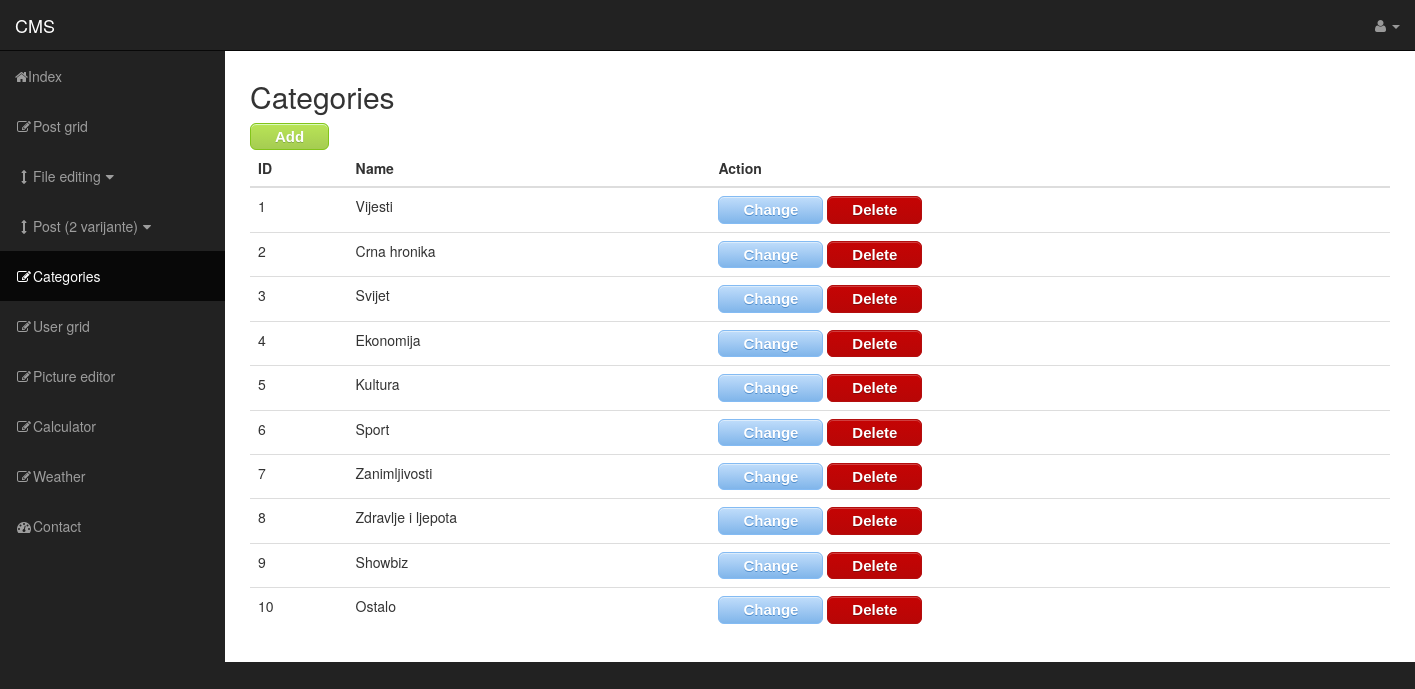
The page /categories.php (signed in) on the database as committed earlier.
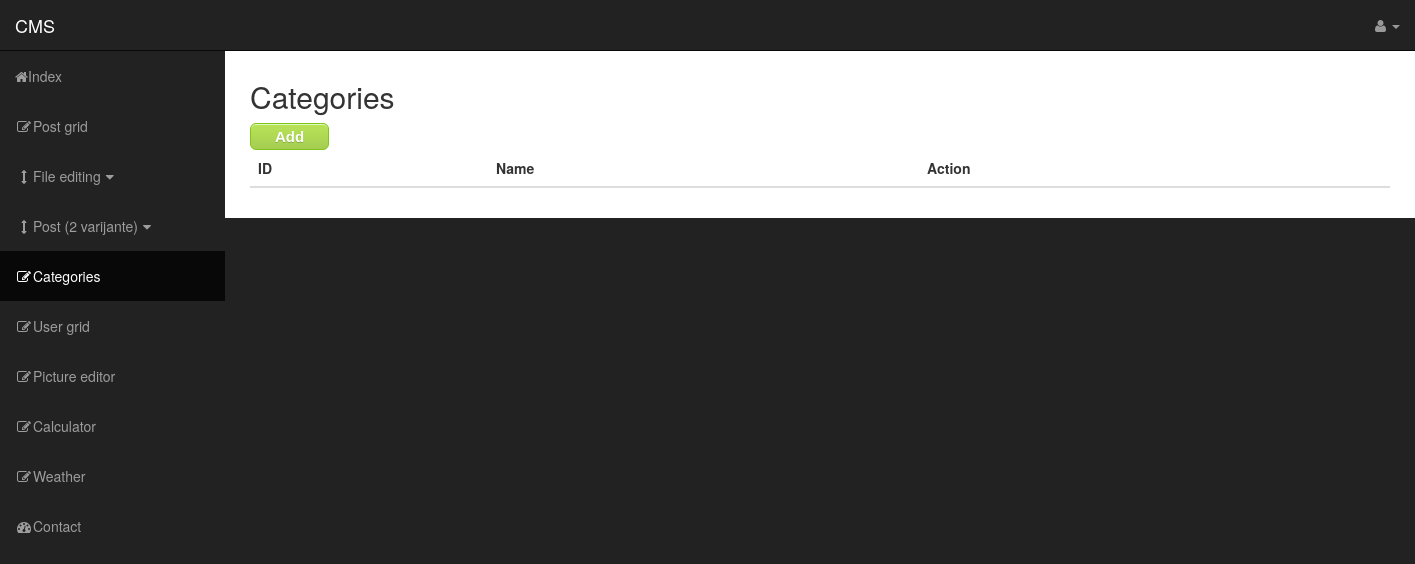
The same page on the database as committed later.
### tables this page shows
CREATE TABLE IF NOT EXISTS `categories` (
  `category_id` int(11) NOT NULL AUTO_INCREMENT,
  `category_name` varchar(100) DEFAULT NULL,
  `parent_id` int(11) DEFAULT '0',
  PRIMARY KEY (`category_id`)
);

### categories.php (the view, shortened to what this page needs)
<?php
include('includes/config.php');
include('includes/header.php');
include('includes/nav.php');
?>
<div class="container">
  <h2>Categories</h2>
  <a href="cattegoryedit.php" class="myButtonAdd"> Add </a>
  <table class="table">
    <thead>
      <tr>
        <th>ID</th>
        <th>Name</th>
        <th>Action</th>
      </tr>
    </thead>
    <tbody>
	<?php
	  $stmt = $dbObject->query('SELECT * FROM categories');
	  while($row = $stmt->fetch(PDO::FETCH_ASSOC)) : ?>
      <tr>
        <td><?php echo $row['category_id']; ?></td>
        <td><?php echo $row['category_name']; ?></td>
        <td> <a href="cattegoryedit.php?id=<?php echo $row['category_id']; ?>" class="myButtonChange">Change</a> <a <a href="categories.php?action=delete&id=<?php echo $row['category_id']; ?>" class="myButtonDelete">Delete</a></td>
      </tr>
	 <?php endwhile;?>
    </tbody>
  </table>
</div>
<?php
include('includes/footer.php');
?>

### includes/header.php (shortened to what this page needs)
<!DOCTYPE html>
<html lang="en">
<head>
    <link href='css/bootstrap.min.css' rel="stylesheet">
    <link href='css/sb-admin.css' rel="stylesheet">
    <link href='css/plugins/morris.css' rel="stylesheet">
    <link href='css/font-awesome.min.css' rel="stylesheet" type="text/css">
		<link rel="stylesheet" type="text/css" href="https://cdnjs.cloudflare.com/ajax/libs/weather-icons/2.0.10/css/weather-icons-wind.min.css">
		<link rel="stylesheet" type="text/css" href="https://cdnjs.cloudflare.com/ajax/libs/weather-icons/2.0.10/css/weather-icons.min.css">
		<link rel="stylesheet" type="text/css" href="https://cdnjs.cloudflare.com/ajax/libs/weather-icons/2.0.10/font/weathericons-regular-webfont.eot">
		<link rel="stylesheet" type="text/css" href="https://cdnjs.cloudflare.com/ajax/libs/weather-icons/2.0.10/font/weathericons-regular-webfont.svg">
		<link rel="stylesheet" type="text/css" href="https://cdnjs.cloudflare.com/ajax/libs/weather-icons/2.0.10/font/weathericons-regular-webfont.ttf">
		<link rel="stylesheet" type="text/css" href="https://cdnjs.cloudflare.com/ajax/libs/weather-icons/2.0.10/font/weathericons-regular-webfont.woff">
		<link rel="stylesheet" type="text/css" href="https://cdnjs.cloudflare.com/ajax/libs/weather-icons/2.0.10/font/weathericons-regular-webfont.woff2">
		<link rel="stylesheet" type="text/css" href="css/style.css" media="all" />
		<link rel="stylesheet" type="text/css" href="css/myButton.css" />
		<link rel="stylesheet" type="text/css" href="css/myButton1.css" />
</head>
<body>

### includes/nav.php (shortened to what this page needs)
  <div id="wrapper">
        <nav class="navbar navbar-inverse navbar-fixed-top" role="navigation">
            <div class="navbar-header">
                <a class="navbar-brand" href="index.php">CMS</a>
            </div>
            <ul class="nav navbar-right top-nav">
                <li class="dropdown">
                    <a href="#" class="dropdown-toggle" data-toggle="dropdown"><i class="fa fa-user"></i><?php echo " ".$_SESSION['username'] ?> <b class="caret"></b></a>
                </li>
            </ul>
            <div class="collapse navbar-collapse navbar-ex1-collapse">
                <ul class="nav navbar-nav side-nav">
                    <li class="<?php if (basename($_SERVER['PHP_SELF'])=="index.php") {echo "active";} else {echo "noactive";}?>">
                        <a href="index.php"><i class="fa fa-home"></i>Index</a>
                    </li>
                    <li class="<?php if (basename($_SERVER['PHP_SELF'])=="forms.php") {echo "active";} else {echo "noactive";}?>">
                        <a href="forms.php"><i class="fa fa-fw fa-edit"></i>Post grid</a>
                    </li>
					<li class="<?php if ((basename($_SERVER['PHP_SELF'])=="upis.php") || (basename($_SERVER['PHP_SELF'])=="ispis.php")) {echo "active";} else {echo "noactive";}?>">
                        <a href="javascript:;" data-toggle="collapse" data-target="#colap"><i class="fa fa-fw fa-arrows-v"></i>File editing<i class="fa fa-fw fa-caret-down"></i></a>
                    </li>
                    <li class="<?php if ((basename($_SERVER['PHP_SELF'])=="post.php") || (basename($_SERVER['PHP_SELF'])=="post2.php")) {echo "active";} else {echo "noactive";}?>">
                        <a href="javascript:;" data-toggle="collapse" data-target="#demo"><i class="fa fa-fw fa-arrows-v"></i>Post (2 varijante)<i class="fa fa-fw fa-caret-down"></i></a>
                    </li>
					<li class="<?php if (basename($_SERVER['PHP_SELF'])=="categories.php") {echo "active";} else {echo "noactive";}?>">
                        <a href="categories.php"><i class="fa fa-fw fa-edit"></i>Categories</a>
                    </li>
					<li class="<?php if (basename($_SERVER['PHP_SELF'])=="usergrid.php") {echo "active";} else {echo "noactive";}?>">
                        <a href="usergrid.php"><i class="fa fa-fw fa-edit"></i>User grid</a>
                    </li>
					<li class="<?php if (basename($_SERVER['PHP_SELF'])=="editor.php") {echo "active";} else {echo "noactive";}?>">
                        <a href="editor.php"><i class="fa fa-fw fa-edit"></i>Picture editor</a>
                    </li>
					<li class="<?php if (basename($_SERVER['PHP_SELF'])=="kalkulator.php") {echo "active";} else {echo "noactive";}?>">
                        <a href="kalkulator.php"><i class="fa fa-fw fa-edit"></i>Calculator</a>
                    </li>
					<li class="<?php if (basename($_SERVER['PHP_SELF'])=="weather.php") {echo "active";} else {echo "noactive";}?>">
                        <a href="weather.php"><i class="fa fa-fw fa-edit"></i>Weather</a>
                    </li>
                    <li class="<?php if (basename($_SERVER['PHP_SELF'])=="contact.php") {echo "active";} else {echo "noactive";}?>">
                        <a href="contact.php"><i class="fa fa-fw fa-dashboard"></i>Contact</a>
                    </li>
                </ul>
            </div>
        </nav>
<div id="page-wrapper">

### includes/footer.php (shortened to what this page needs)
</div>
 </div>
</body>
</html>

### css/sb-admin.css (style rules this page uses)
body { margin-top: 100px; background-color: #222; }
@media (min-width:768px) { body { margin-top: 50px; } }
#wrapper { padding-left: 0; }
#page-wrapper { width: 100%; padding: 0; background-color: #fff; }
@media (min-width:768px) { #wrapper { padding-left: 225px; } }
@media (min-width:768px) { #page-wrapper { padding: 10px; } }
.top-nav { padding: 0 15px; }
.top-nav>li { display: inline-block; float: left; }
.top-nav>li>a { padding-top: 15px; padding-bottom: 15px; line-height: 20px; color: #999; }
@media (min-width:768px) { .side-nav { position: fixed; top: 51px; left: 225px; width: 225px; margin-left: -225px; border: none; border-radius: 0; overflow-y: auto; background-color: #222; bottom: 0; overflow-x: hidden; padding-bottom: 40px; } }
@media (min-width:768px) { .side-nav>li>a { width: 225px; } }

### css/myButton.css (style rules this page uses)
.myButtonAdd { -moz-box-shadow:inset 0px 1px 0px 0px #d9fbbe; -webkit-box-shadow:inset 0px 1px 0px 0px #d9fbbe; box-shadow:inset 0px 1px 0px 0px #d9fbbe; background:-webkit-gradient(linear, left top, left bottom, color-stop(0.05, #b8e356), color-stop(1, #a5cc52)); background:-moz-linear-gradient(top, #b8e356 5%, #a5cc52 100%); background:-webkit-linear-gradient(top, #b8e356 5%, #a5cc52 100%); background:-o-linear-gradient(top, #b8e356 5%, #a5cc52 100%); background:-ms-linear-gradient(top, #b8e356 5%, #a5cc52 100%); background:linear-gradient(to bottom, #b8e356 5%, #a5cc52 100%); filter:progid:DXImageTransform.Microsoft.gradient(startColorstr='#b8e356', endColorstr='#a5cc52',GradientType=0); background-color:#b8e356; -moz-border-radius:6px; -webkit-border-radius:6px; border-radius:6px; border:1px solid #83c41a; display:inline-block; cursor:pointer; color:#ffffff; font-family:Arial; font-size:15px; font-weight:bold; padding:2px 24px; text-decoration:none; text-shadow:0px 1px 0px #86ae47; }
.myButtonDelete { -moz-box-shadow:inset 0px 1px 0px 0px #cf3e3e; -webkit-box-shadow:inset 0px 1px 0px 0px #cf3e3e; box-shadow:inset 0px 1px 0px 0px #cf3e3e; background:-webkit-gradient(linear, left top, left bottom, color-stop(0.05, #c40404), color-stop(1, #b80606)); background:-moz-linear-gradient(top, #c40404 5%, #b80606 100%); background:-webkit-linear-gradient(top, #c40404 5%, #b80606 100%); background:-o-linear-gradient(top, #c40404 5%, #b80606 100%); background:-ms-linear-gradient(top, #c40404 5%, #b80606 100%); background:linear-gradient(to bottom, #c40404 5%, #b80606 100%); filter:progid:DXImageTransform.Microsoft.gradient(startColorstr='#c40404', endColorstr='#b80606',GradientType=0); background-color:#c40404; -moz-border-radius:6px; -webkit-border-radius:6px; border-radius:6px; border:1px solid #b30e0e; display:inline-block; cursor:pointer; color:#ffffff; font-family:Arial; font-size:15px; font-weight:bold; padding:2px 24px; text-decoration:none; text-shadow:0px 1px 0px #800a0a; }
.myButtonChange { -moz-box-shadow:inset 0px 1px 0px 0px #dcecfb; -webkit-box-shadow:inset 0px 1px 0px 0px #dcecfb; box-shadow:inset 0px 1px 0px 0px #dcecfb; background:-webkit-gradient(linear, left top, left bottom, color-stop(0.05, #bddbfa), color-stop(1, #80b5ea)); background:-moz-linear-gradient(top, #bddbfa 5%, #80b5ea 100%); background:-webkit-linear-gradient(top, #bddbfa 5%, #80b5ea 100%); background:-o-linear-gradient(top, #bddbfa 5%, #80b5ea 100%); background:-ms-linear-gradient(top, #bddbfa 5%, #80b5ea 100%); background:linear-gradient(to bottom, #bddbfa 5%, #80b5ea 100%); filter:progid:DXImageTransform.Microsoft.gradient(startColorstr='#bddbfa', endColorstr='#80b5ea',GradientType=0); background-color:#bddbfa; -moz-border-radius:6px; -webkit-border-radius:6px; border-radius:6px; border:1px solid #84bbf3; display:inline-block; cursor:pointer; color:#ffffff; font-family:Arial; font-size:15px; font-weight:bold; padding:2px 24px; text-decoration:none; text-shadow:0px 1px 0px #528ecc; }

Rows that differ between the two databases and show on the page:
removed categories: category_id "1", category_name "Vijesti"
removed categories: category_id "2", category_name "Crna hronika"
removed categories: category_id "3", category_name "Svijet"
removed categories: category_id "4", category_name "Ekonomija"
removed categories: category_id "5", category_name "Kultura"
removed categories: category_id "6", category_name "Sport"
removed categories: category_id "7", category_name "Zanimljivosti"
removed categories: category_id "8", category_name "Zdravlje i ljepota"
removed categories: category_id "9", category_name "Showbiz"
removed categories: category_id "10", category_name "Ostalo"
